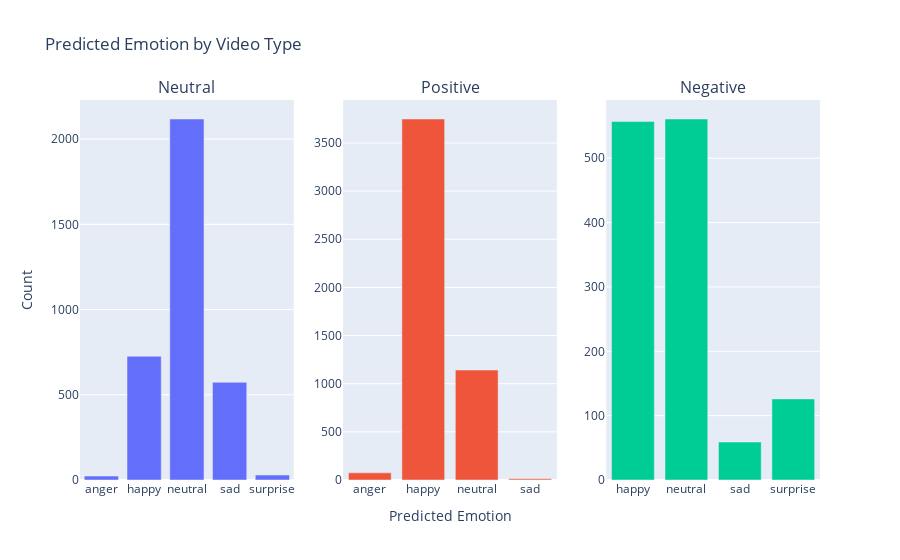

Notebook source saved alongside this figure:
### Markdown cell above
## Predicted Emotion Distribution

### Code cell
fig = make_subplots(rows=1, cols=3,
                    subplot_titles=('Neutral','Positive','Negative'))
emotions = ['neutral','positive','negative']
for i, emotion in enumerate(emotions):
    tmp = data_df[data_df['video_type'] == emotion]
    tmp = tmp.groupby('pred_emotion').video_id.count().reset_index().rename(columns={'video_id':'count'})
    fig.add_trace(go.Bar(x=list(tmp['pred_emotion']),
                         y=list(tmp['count'])),
                  row=1, col=i + 1)

fig.update_layout(title_text='Predicted Emotion by Video Type', showlegend=False)
fig.update_yaxes(title_text='Count', row=1, col=1)
fig.update_xaxes(title_text='Predicted Emotion', row=1, col=2)
fig.show()

### Figure 1 — Plotly figure (JSON) as saved in the notebook; plotly's stock layout.template omitted (floating-point values rounded to 4 significant figures)
{"data": [{"type": "bar", "x": ["anger", "happy", "neutral", "sad", "surprise"], "xaxis": "x", "y": [23, 726, 2118, 573, 29], "yaxis": "y"}, {"type": "bar", "x": ["anger", "happy", "neutral", "sad"], "xaxis": "x2", "y": [74, 3749, 1142, 12], "yaxis": "y2"}, {"type": "bar", "x": ["happy", "neutral", "sad", "surprise"], "xaxis": "x3", "y": [557, 561, 59, 126], "yaxis": "y3"}], "layout": {"annotations": [{"font": {"size": 16}, "showarrow": false, "text": "Neutral", "x": 0.1444, "xanchor": "center", "xref": "paper", "y": 1, "yanchor": "bottom", "yref": "paper"}, {"font": {"size": 16}, "showarrow": false, "text": "Positive", "x": 0.5, "xanchor": "center", "xref": "paper", "y": 1, "yanchor": "bottom", "yref": "paper"}, {"font": {"size": 16}, "showarrow": false, "text": "Negative", "x": 0.8556, "xanchor": "center", "xref": "paper", "y": 1, "yanchor": "bottom", "yref": "paper"}], "showlegend": false, "title": {"text": "Predicted Emotion by Video Type"}, "xaxis": {"anchor": "y", "domain": [0, 0.2889]}, "xaxis2": {"anchor": "y2", "domain": [0.3556, 0.6444], "title": {"text": "Predicted Emotion"}}, "xaxis3": {"anchor": "y3", "domain": [0.7111, 1]}, "yaxis": {"anchor": "x", "domain": [0, 1], "title": {"text": "Count"}}, "yaxis2": {"anchor": "x2", "domain": [0, 1]}, "yaxis3": {"anchor": "x3", "domain": [0, 1]}}}
